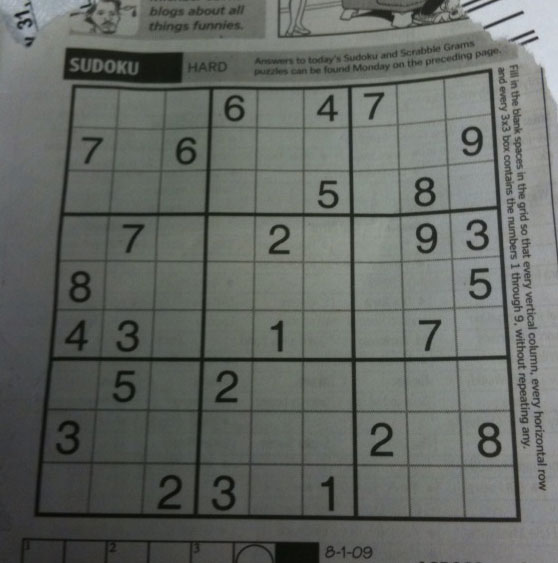
#> input picture Práticas/Images_01/sudoku.png, 558 x 563 px, found by its file name
$ jupyter execute --allow-errors 5_image_segmentation.ipynb
#> lines starting #> are read from the running program, lines starting #| are printed output that depends on the picture; after the words box and inside, x2 and y2 are one past the last pixel; in counts of white or black regions, pixels touching at a corner belong together
# Image Segmentation

## Thresholding

[cell 1]
import numpy as np
import cv2
import matplotlib.pyplot as plt
import os

imagesDir = 'Images' # Change this, according to your images' directory path

[cell 2]
img = cv2.imread(os.path.join(imagesDir, 'sudoku.png'))
#> img is the input picture: shape (563, 558, 3); mean B, G, R 99.5, 104.1, 100
img = cv2.cvtColor(img, cv2.COLOR_BGR2GRAY)
#> img: shape (563, 558)
plt.imshow(img, cmap='gray')
plt.title('Original Image')
plt.axis('off')
plt.show()

[cell 3]
img = cv2.medianBlur(img, 5)

# global thresholding
ret, th1 = cv2.threshold(img, 127, 255, cv2.THRESH_BINARY)
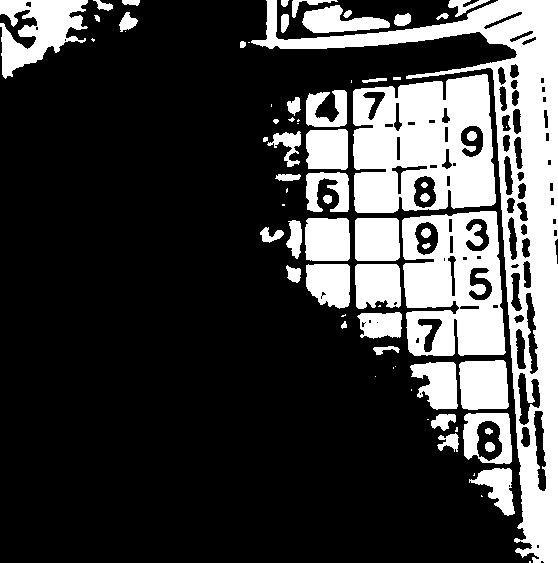
#> th1: shape (563, 558); 26% white; 73 white regions (22 under 20 px), largest, box (x1, y1, x2, y2) and area: (251, 0, 558, 563) 27354, (353, 74, 496, 213) 15287, (402, 211, 506, 356) 11071

# otsu's thresholding (after gaussian filtering)
blur = cv2.GaussianBlur(img,(5,5),0)
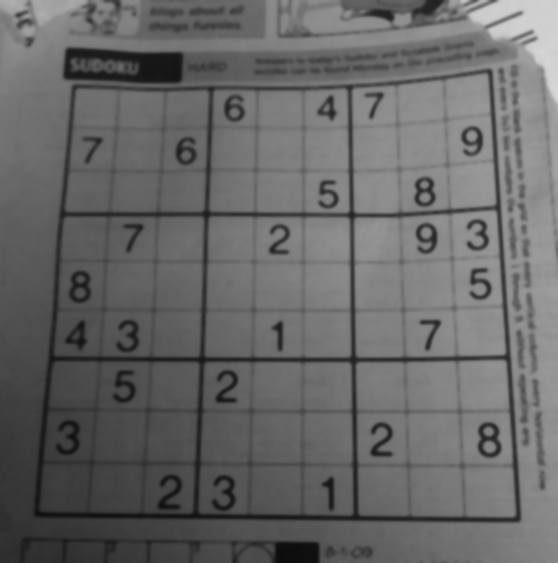
#> blur: shape (563, 558); min 13, max 214, mean 103.3
ret2, th2 = cv2.threshold(blur, 0, 255, cv2.THRESH_BINARY+cv2.THRESH_OTSU)
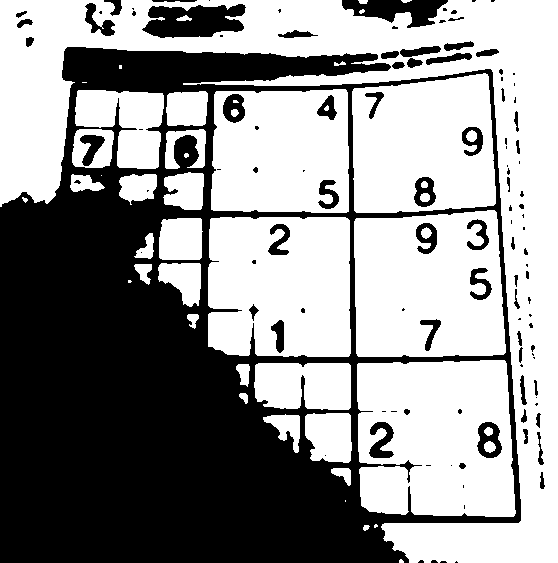
#> th2: shape (563, 558); 57.4% white; 116 black regions (60 under 20 px), largest, box (x1, y1, x2, y2) and area: (0, 47, 521, 563) 120822, (142, 4, 246, 38) 2563, (342, 0, 448, 28) 1671
#> ret2 = 99

# adaptive thresholding
th3 = cv2.adaptiveThreshold(img, 255, cv2.ADAPTIVE_THRESH_MEAN_C, cv2.THRESH_BINARY, 11, 2) # change to cv.ADAPTIVE_THRESH_GAUSSIAN_C for adaptive gaussian thresholding
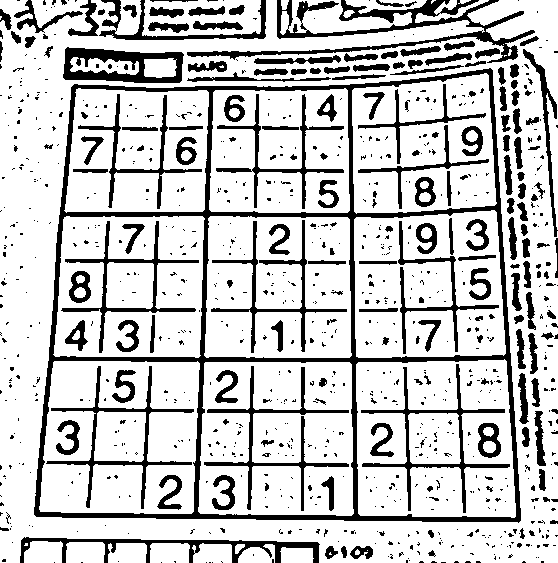
#> th3: shape (563, 558); 78.5% white; 933 black regions (750 under 20 px), largest, box (x1, y1, x2, y2) and area: (34, 68, 521, 523) 16003, (187, 0, 535, 63) 4523, (63, 47, 184, 83) 2276

titles = ['Original Image', 'Global Thresholding\n(v = 127)', 'Otsu Thresholding',
            'Adaptive Mean \nThresholding']
images = [img, th1, th2, th3]
for i in range(4):
    plt.subplot(2,2,i+1)
    plt.imshow(images[i],'gray')
    plt.title(titles[i])
    plt.axis('off')
plt.subplots_adjust(hspace = 0.5)
plt.show()

## Segmentation with K-Means

[K-Means](https://docs.opencv.org/master/d5/d38/group__core__cluster.html#ga9a34dc06c6ec9460e90860f15bcd2f88)

[cell 4]
img2 = cv2.imread(os.path.join(imagesDir, 'home.jpg'))
#> (the rest of this cell did not finish here and is left out)

#> (a cell that did not finish here is left out)

#> (a cell that did not finish here is left out)

## Segmentation with Watersheds

[Watershed](https://docs.opencv.org/4.5.1/d7/d1b/group__imgproc__misc.html#ga3267243e4d3f95165d55a618c65ac6e1)

Please check [this page](https://docs.opencv.org/4.x/d3/db4/tutorial_py_watershed.html) to fully follow and comprehend all the morphological operations applied.

[cell 7]
coins = cv2.imread(os.path.join(imagesDir, 'water_coins.jpg')) # Change this, according to your image's path
#> (the rest of this cell did not finish here and is left out)

#> (a cell that did not finish here is left out)

[cell 9]
# Removing Noise
kernel = np.ones((3,3),np.uint8)
#> (the rest of this cell did not finish here and is left out)

#> (a cell that did not finish here is left out)

#> (a cell that did not finish here is left out)

#> (a cell that did not finish here is left out)

#> (a cell that did not finish here is left out)

## Segmentation with GrabCut

[GrabCut](https://docs.opencv.org/4.x/d3/d47/group__imgproc__segmentation.html#ga909c1dda50efcbeaa3ce126be862b37f)

[cell 14]
# Opening an image
img3 = cv2.imread(os.path.join(imagesDir, 'giraffe.jpg')) # Change this, according to your image's path
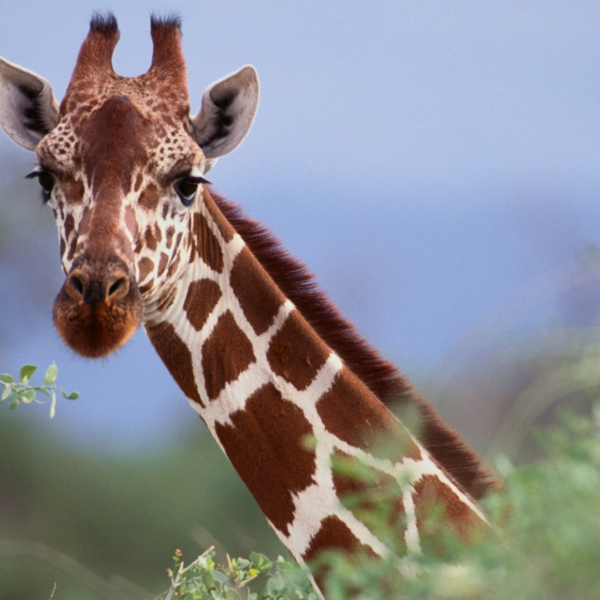
#> input picture Práticas/Images_01/giraffe.jpg, 1200 x 1200 px, found by its file name (shown at 1/2 size)
#> img3 is the input picture: shape (1200, 1200, 3); mean B, G, R 142.7, 137.4, 138.4
img3 = cv2.cvtColor(img3, cv2.COLOR_BGR2RGB)

plt.imshow(img3)
plt.title('Original Image')
plt.axis('off')
plt.show()

# Defining the image mask for the GrabCut output; it has the same spatial dimensions as the input image
mask = np.zeros(img3.shape[:2], np.uint8)

[cell 15]
# Define the bounding box coordinates that approximately delimitates the object of interest: (x, y, width, heigh)
rect = (0, 0, 600, 800)

# Allocating memory for the two arrays that this algorithm internally uses for the segmentation of the foreground and background
bgModel = np.zeros((1,65), np.float64)
fgModel = np.zeros((1,65), np.float64)

# Number of iterations the algorithm will run
nIter = 5

# Applying GrabCut, using the defined bounding box
(mask, bgModel, fgModel) = cv2.grabCut(img3, mask, rect, bgModel, fgModel, nIter, cv2.GC_INIT_WITH_RECT)
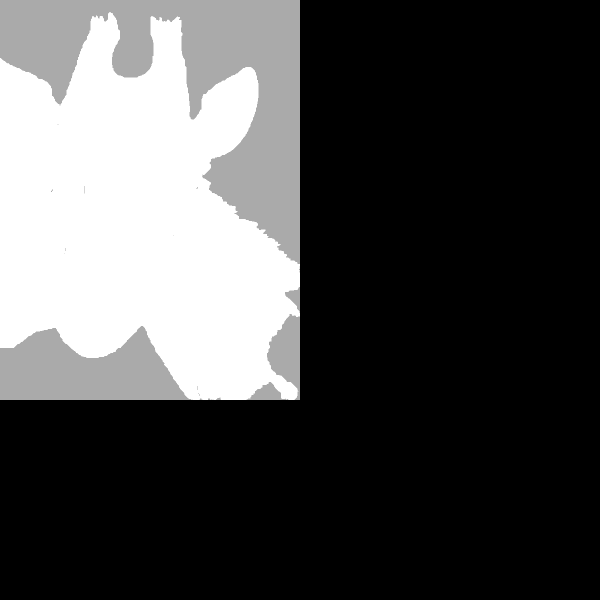
#> mask: shape (1200, 1200) (shown at 1/2 size); min 0, max 3, mean 0.883; drawn with min black and max white

# All definite background and probable background pixels are set to 0, and all definite foreground and probable foreground pixels are set to 1
outputMask = np.where((mask == cv2.GC_BGD) | (mask == cv2.GC_PR_BGD), 0, 1)
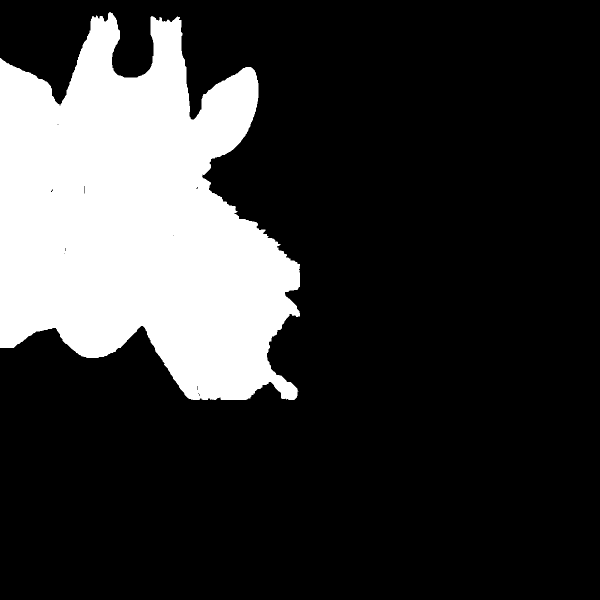
#> outputMask: shape (1200, 1200) int64 (shown at 1/2 size); values 0 (black) and 1 (white), 21.6% white; 1 white region, box (x1, y1, x2, y2) and area: (0, 24, 600, 800) 311257

# Scale the mask from the range [0, 1] to [0, 255]
outputMask = (outputMask * 255).astype("uint8")

# Apply a bitwise AND to the image using the generated mask by
# GrabCut, obtaining the final output
grabcut_output = cv2.bitwise_and(img3, img3, mask=outputMask)
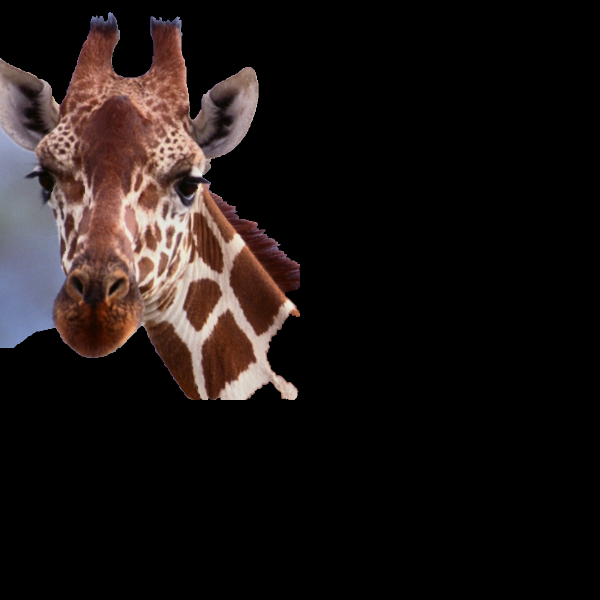
#> grabcut_output: shape (1200, 1200, 3) (shown at 1/2 size); mean R, G, B 27.7, 21, 19.9
plt.imshow(grabcut_output)
plt.axis('off')
plt.show()
